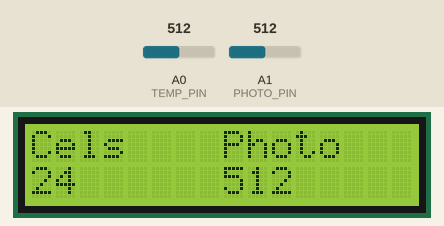
Simulated run of this sketch. Board: Arduino Uno, built with avr-gcc and run on an emulated ATmega328P. Parts: 16×2 character LCD. Inputs (shaded band) come from the test bench; at power-on: A0 (TEMP_PIN) = 512, A1 (PHOTO_PIN) = 512. What the sketch prints to the serial monitor is not drawn.

Above: at 1.2 s.
1.3 s: A0 (TEMP_PIN) set to 716
At 2.4 s:
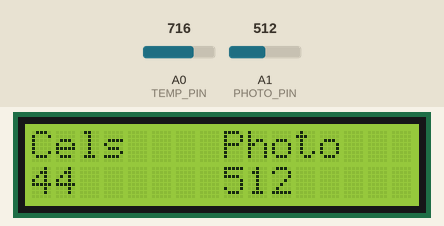
3.0 s: A1 (PHOTO_PIN) set to 716
At 3.7 s:
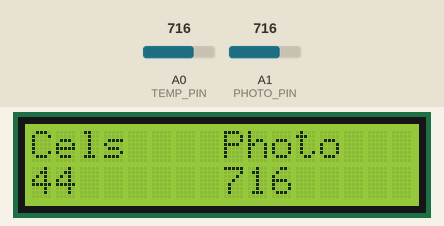
4.5 s: A0 (TEMP_PIN) set to 900
At 5.1 s:
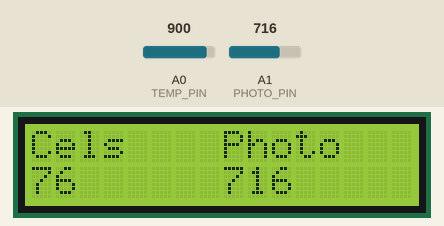
6.0 s: A1 (PHOTO_PIN) set to 900
At 6.4 s:
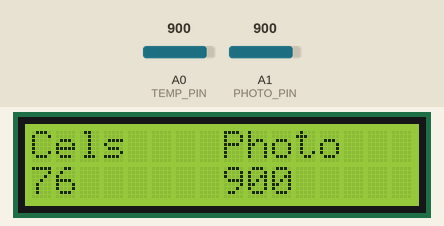
7.5 s: A0 (TEMP_PIN) set to 1023
At 8.7 s:
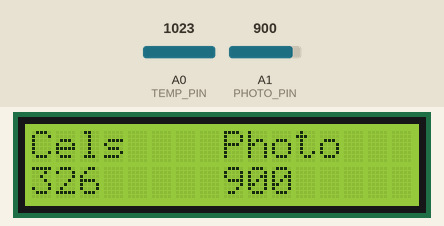
9.0 s: A1 (PHOTO_PIN) set to 1023
At 10.4 s:
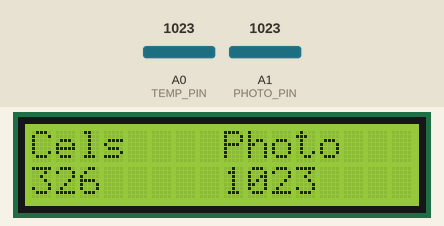
Timing chart, 0 to 11.6 s (numbered marks = the images above; inputs shaded):
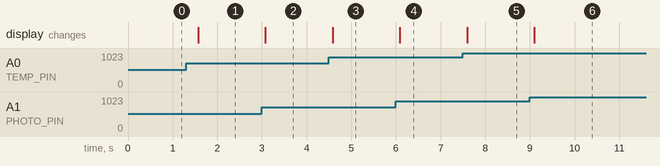

Measured:
- after the input at 1.3 s, the display: changes after 0.27 s (image 1)
- after the input at 3.0 s, the display: changes after 0.08 s (image 2)
- after the input at 4.5 s, the display: changes after 0.08 s (image 3)
- after the input at 6.0 s, the display: changes after 0.09 s (image 4)
- after the input at 7.5 s, the display: changes after 0.10 s (image 5)
- after the input at 9.0 s, the display: changes after 0.10 s (image 6)

The sketch:

lcd.ino
```cpp
// include the library code:
#include <LiquidCrystal.h>

// initialize the library with the numbers of the interface pins
LiquidCrystal lcd(7, 8, 9, 10, 11, 12);

#define TEMP_PIN 0
#define PHOTO_PIN 1

void setup()
{
    // set up the LCD's number of columns and rows:
    lcd.begin(16, 2);
    // Print a message to the LCD.
    lcd.print("Cels    Photo");
    Serial.begin(9600);
}

void loop()
{

    int tempReading = analogRead(TEMP_PIN);
    double tempK = log(10000.0 * ((1024.0 / tempReading - 1)));
    tempK = 1 / (0.001129148 + (0.000234125 + (0.0000000876741 * tempK * tempK)) * tempK);
    int tempC = (int) tempK - 273.15;
    int tempF = (int) (tempC * 9.0) / 5.0 + 32.0;

    int photocellReading = analogRead(PHOTO_PIN);

    lcd.setCursor(0, 1);
    lcd.print(tempC);
    Serial.println(tempC);


    lcd.setCursor(8, 1);
    lcd.print(photocellReading);
    Serial.println(photocellReading);

    delay(500);
}
```
